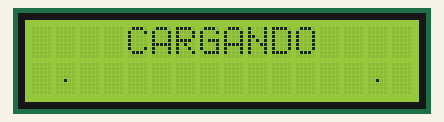
Recording of a sketch running on a simulated Arduino Uno, built with avr-gcc and run on an emulated ATmega328P. Shown: 16×2 character LCD. What the sketch prints to the serial monitor is not drawn.

Above: at 0.2 s.
At 1.1 s:
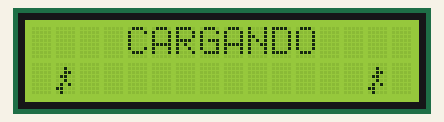
At 1.8 s:
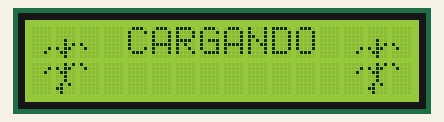
At 2.4 s:
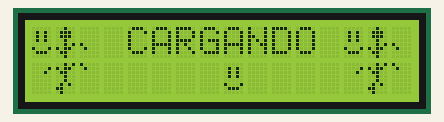

The sketch:

caracteres_v1.ino
```cpp
#include <Wire.h>
#include <LCD.h>
#include <LiquidCrystal_I2C.h>
//#include "caracteres_v1.h"
LiquidCrystal_I2C lcd(0x27, 2, 1, 0, 4, 5, 6, 7); // LCD pin declaration

const long fps = 3; // Number of characters per frame
unsigned long frameDelay = 1000 / fps;  // Frame duration
unsigned long previousMillis = 0;
unsigned long currentMillis = 0;

class animation
{
  private:
  int rows, cols, frames;
  byte *dirChars;

  public:
  animation(byte *, int, int, int);
  void draw(int, int);
};

animation::animation(byte *_dirChars, int _rows, int _cols, int _frames)
{
  dirChars = _dirChars;
  rows = _rows;
  cols = _cols;
  frames = _frames;
}

void animation::draw(int x, int y)
{
  const byte *address;
  address = dirChars;    //saving initial memory address


  for(int i=0; i<frames; i++) {     //bucle for (frames)
    byte numChar = 0;
    Serial.println(currentMillis);
    //if (currentMillis - previousMillis >= fram) {
      previousMillis = currentMillis;
      for (int j = 0; j < cols; j++) {     //bucle for (cols)
        for (int k = 0; k < rows; k++) {   //bucle for (rows)
        byte _x = x + j;    //x cord
        byte _y = y + k;    //y cord
        lcd.createChar(numChar, dirChars);
        lcd.setCursor(_x, _y);
        lcd.print(char(numChar));
        lcd.setCursor(_x + 13,_y);
        lcd.print(char(numChar));
        dirChars += 8;
        numChar++;

      }
    }
while(currentMillis - previousMillis <= frameDelay){
      currentMillis = millis();
}
  }
//}
  dirChars = address;     //restarting initial memory adress
  // for(int i=0; i<(x * y); i++){
  //   byte voidChar[] = {
  //     B00000,
  //     B00000,
  //     B00000,
  //     B00000,
  //     B00000,
  //     B00000,
  //     B00000,
  //     B00000
  //   };
  //   lcd.createChar(1, voidChar);
  // }

}


byte cara[] = {
  B00000,
  B01010,
  B01010,
  B01010,
  B00000,
  B10001,
  B01110,
  B00000
};

byte milpa[] = {
  //FistFrame
  B00000,
  B00000,
  B00000,
  B00000,
  B00000,
  B00000,
  B00000,
  B00000,

  B00000,
  B00000,
  B00000,
  B00000,
  B00000,
  B00000,
  B00000,
  B00000,

  B00000,
  B00000,
  B00000,
  B00000,
  B00000,
  B00000,
  B00000,
  B00000,

  B00000,
  B00000,
  B00000,
  B00000,
  B00100,
  B00000,
  B00000,
  B00000,

  B00000,
  B00000,
  B00000,
  B00000,
  B00000,
  B00000,
  B00000,
  B00000,

  B00000,
  B00000,
  B00000,
  B00000,
  B00000,
  B00000,
  B00000,
  B00000,

  //SecondFrame
  B00000,
  B00000,
  B00000,
  B00000,
  B00000,
  B00000,
  B00000,
  B00000,

  B00000,
  B00000,
  B00000,
  B00000,
  B00000,
  B00000,
  B00000,
  B00000,

  B00000,
  B00000,
  B00000,
  B00000,
  B00000,
  B00000,
  B00000,
  B00000,

  B00000,
  B00000,
  B00000,
  B00000,
  B00100,
  B01000,
  B00000,
  B00000,

  B00000,
  B00000,
  B00000,
  B00000,
  B00000,
  B00000,
  B00000,
  B00000,

  B00000,
  B00000,
  B00000,
  B00000,
  B00000,
  B00000,
  B00000,
  B00000,

  //ThirdFrame
  B00000,
  B00000,
  B00000,
  B00000,
  B00000,
  B00000,
  B00000,
  B00000,

  B00000,
  B00000,
  B00000,
  B00000,
  B00000,
  B00000,
  B00000,
  B00000,

  B00000,
  B00000,
  B00000,
  B00000,
  B00000,
  B00000,
  B00000,
  B00000,

  B00000,
  B00000,
  B00000,
  B00100,
  B00100,
  B01010,
  B11000,
  B01000,

  B00000,
  B00000,
  B00000,
  B00000,
  B00000,
  B00000,
  B00000,
  B00000,

  B00000,
  B00000,
  B00000,
  B00000,
  B00000,
  B00000,
  B00000,
  B00000,

  //FourthFrame
  B00000,
  B00000,
  B00000,
  B00000,
  B00000,
  B00000,
  B00000,
  B00000,

  B00000,
  B00000,
  B00000,
  B00000,
  B00000,
  B00000,
  B00000,
  B00000,

  B00000,
  B00000,
  B00000,
  B00000,
  B00000,
  B00000,
  B00000,
  B00000,

  B00000,
  B00100,
  B00110,
  B01100,
  B00100,
  B01010,
  B11000,
  B01000,

  B00000,
  B00000,
  B00000,
  B00000,
  B00000,
  B00000,
  B00000,
  B00000,

  B00000,
  B00000,
  B00000,
  B00000,
  B00000,
  B00000,
  B00000,
  B00000,

  //FifthFreme
  B00000,
  B00000,
  B00000,
  B00000,
  B00000,
  B00000,
  B00000,
  B00000,

  B00000,
  B00001,
  B00010,
  B00000,
  B00000,
  B00000,
  B00000,
  B00000,

  B00000,
  B00000,
  B00000,
  B00000,
  B00000,
  B00000,
  B00110,
  B01100,

  B00101,
  B10110,
  B01100,
  B00100,
  B00100,
  B01010,
  B11000,
  B01000,

  B00000,
  B00000,
  B00000,
  B00000,
  B00000,
  B00000,
  B00000,
  B00000,

  B10000,
  B01000,
  B00000,
  B00000,
  B00000,
  B00000,
  B00000,
  B00000,

  //SixthFrame
  B00000,
  B00000,
  B00000,
  B00000,
  B00000,
  B00001,
  B00010,
  B00000,

  B00000,
  B00001,
  B00010,
  B00000,
  B00000,
  B00000,
  B00000,
  B00000,

  B00000,
  B00000,
  B00000,
  B00100,
  B00101,
  B10110,
  B01100,
  B00100,

  B00101,
  B10110,
  B01100,
  B00100,
  B00100,
  B01010,
  B11000,
  B01000,

  B00000,
  B00000,
  B00000,
  B00000,
  B10000,
  B01000,
  B00000,
  B00000,

  B10000,
  B01000,
  B00000,
  B00000,
  B00000,
  B00000,
  B00000,
  B00000,

  //SeventhFrame
  B00000,
  B00000,
  B00000,
  B00000,
  B00000,
  B00001,
  B00010,
  B00000,

  B00000,
  B00001,
  B00010,
  B00000,
  B00000,
  B00000,
  B00000,
  B00000,

  B00100,
  B01110,
  B01110,
  B00100,
  B00101,
  B10110,
  B01100,
  B00100,

  B00101,
  B10110,
  B01100,
  B00100,
  B00100,
  B01010,
  B11000,
  B01000,

  B00000,
  B00000,
  B00000,
  B00000,
  B10000,
  B01000,
  B00000,
  B00000,

  B10000,
  B01000,
  B00000,
  B00000,
  B00000,
  B00000,
  B00000,
  B00000
};

void setup()
{
  // put your setup code here, to run once:
  Serial.begin(9600);
  lcd.setBacklightPin(3, POSITIVE);
  lcd.setBacklight(LOW);
  lcd.begin(16, 2);
  lcd.clear();

  byte *dirNum, *dirCar;
  dirNum = milpa;
  dirCar = cara;

  lcd.setCursor(4, 0);
  lcd.print("CARGANDO");

  animation cana(dirNum, 2, 3,7);

  cana.draw(0, 0);
  //cana.draw(13, 0);

  // cana.draw(10, 1);
  // delay(500);
  animation carita(dirCar, 1, 1,1);
  carita.draw(8,1);
  delay(500);
  //carita.draw(9, 1);
}

void loop()
{
  // put your main code here, to run repeatedly:

}
```

caracteres_v1.cpp
```cpp
/*
  Farming tool project
  Created by Luis Gcoss, march 18,2019 .
  Released into the public domain.
*/

#include "Arduino.h"
#include "caracteres_v1.h"
```

caracteres_v1.h
```cpp
/*
  Farming tool project
  Created by Luis Gcoss, march 18,2019 .
  Released into the public domain.
*/
#ifndef CARACTERES_V1_H
#define CARACTERES_V1_H

#include "Arduino.h"


#endif
```
